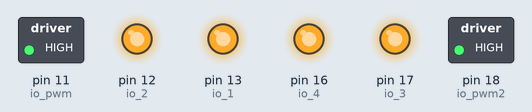
Simulated run of this program. Board: MicroPython board. On the bench: switched loads named in the program (green lamp = pin HIGH), output pins drawn as LEDs (lit = HIGH). What the program prints to the serial console is not drawn. At 1.2 s the program stops and its outputs stay as they are.

Above: at 0.3 s.
Timing chart, 0 to 1.8 s (numbered marks = the images above):
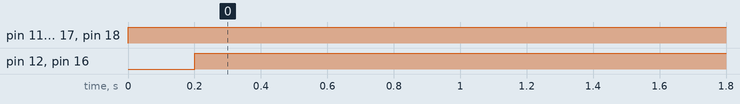

The program:

moteur_goliath.py
```python
from machine import Pin, PWM
import time

class Moteur:
    def __init__(self, io_1, io_2, io_pwm, frequency = 5000):
        self.io_1 = io_1
        self.io_2 = io_2
        self.io_pwm = PWM(io_pwm)
        self.io_pwm.freq(frequency)

    def marcheAvant(self,vitesse=100):
        self.io_1.value(1)
        self.io_2.value(0)
        self.io_pwm.duty_u16(int(65536*(vitesse/100)))

    def marcheArriere(self,vitesse=100):
        self.io_1.value(0)
        self.io_2.value(1)
        self.io_pwm.duty_u16(int(65536*(vitesse/100)))

    def stop(self):
        self.io_1.value(1)
        self.io_2.value(1)


if __name__ == '__main__':
    print('test classe Moteur:')

    print('initialisation')
    io_1 =Pin(13 , Pin.OUT)
    io_2 =Pin(12 , Pin.OUT)
    io_pwm =Pin(11 )
    m1 = Moteur(io_1, io_2, io_pwm)

    io_3 =Pin(17 , Pin.OUT)
    io_4 =Pin(16 , Pin.OUT)
    io_pwm2 =Pin(18 )
    m2 = Moteur(io_3, io_4, io_pwm2)

    print('le robot avance...')
    m1.marcheAvant()
    m2.marcheAvant()
    time.sleep(0.2)

    print('le robot s arrete...')
    m1.stop()
    m2.stop()
    time.sleep(1)
```

Measured:
- by itself, pin 11 (io_pwm), pin 13 (io_1), pin 17 (io_3), pin 18 (io_pwm2): LOW → HIGH at 0.00 s
- by itself, pin 12 (io_2), pin 16 (io_4): LOW → HIGH at 0.20 s
